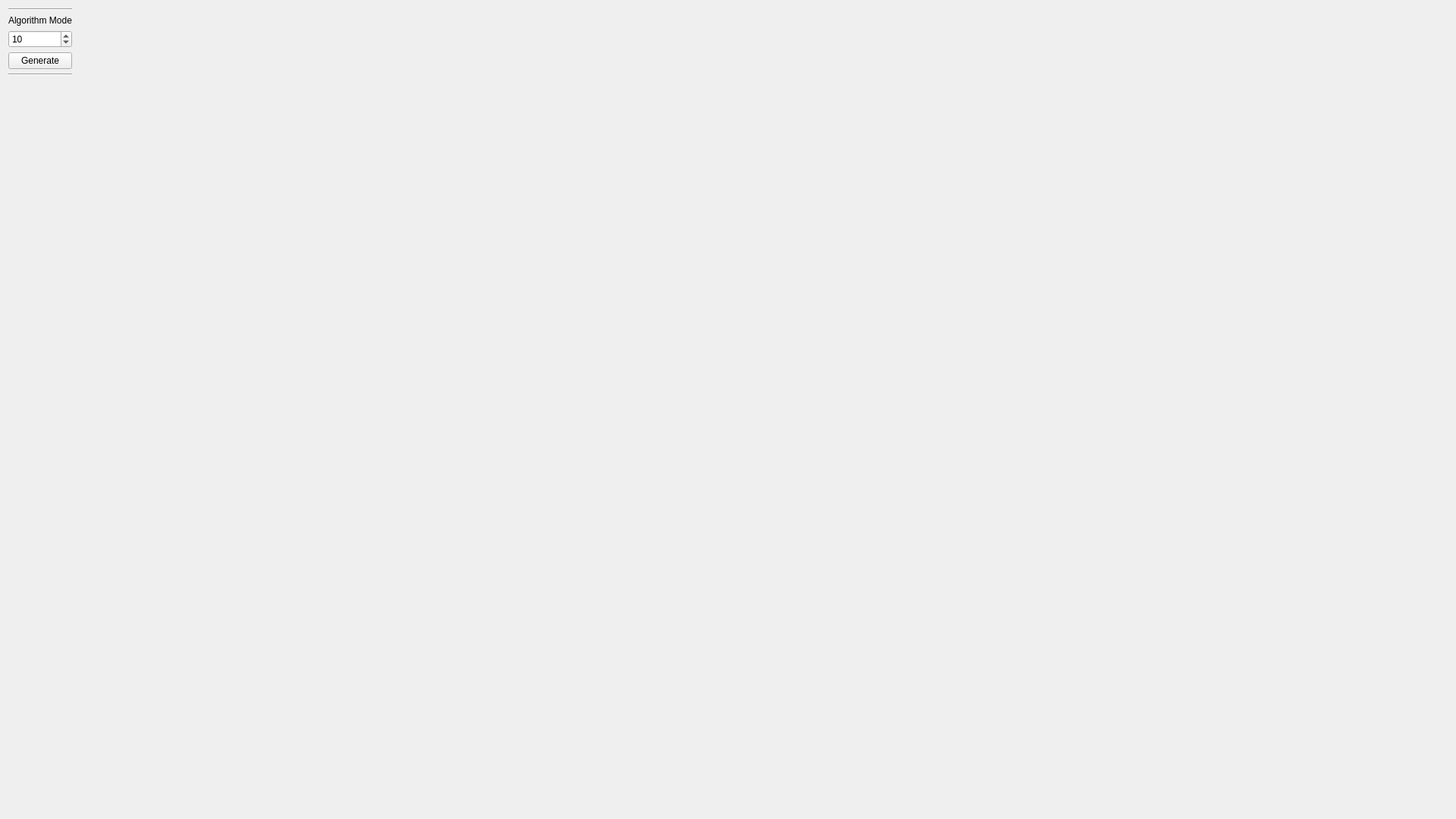
<?xml version="1.0" encoding="UTF-8"?>
<ui version="4.0">
 <class>MainWindowClass</class>
 <widget class="QMainWindow" name="MainWindowClass">
  <property name="geometry">
   <rect>
    <x>0</x>
    <y>0</y>
    <width>1920</width>
    <height>1080</height>
   </rect>
  </property>
  <property name="sizePolicy">
   <sizepolicy hsizetype="Preferred" vsizetype="Preferred">
    <horstretch>0</horstretch>
    <verstretch>0</verstretch>
   </sizepolicy>
  </property>
  <property name="windowTitle">
   <string>CompGeoTemplate</string>
  </property>
  <property name="locale">
   <locale language="German" country="Germany"/>
  </property>
  <widget class="QWidget" name="centralWidget">
   <layout class="QHBoxLayout" name="horizontalLayout_2">
    <item>
     <layout class="QVBoxLayout" name="verticalLayout">
      <item>
       <widget class="Line" name="line_2">
        <property name="lineWidth">
         <number>1</number>
        </property>
        <property name="orientation">
         <enum>Qt::Horizontal</enum>
        </property>
       </widget>
      </item>
      <item>
       <widget class="QLabel" name="label">
        <property name="text">
         <string>Algorithm Mode</string>
        </property>
       </widget>
      </item>
      <item>
       <widget class="QSpinBox" name="spinBox">
        <property name="maximum">
         <number>10000</number>
        </property>
        <property name="minimum">
         <number>0</number>
        </property>
        <property name="value">
         <number>10</number>
        </property>
       </widget>
      </item>
      <item>
       <widget class="QPushButton" name="pushButton">
        <property name="text">
         <string>Generate</string>
        </property>
       </widget>
      </item>
      <item>
       <widget class="Line" name="line_3">
        <property name="lineWidth">
         <number>1</number>
        </property>
        <property name="orientation">
         <enum>Qt::Horizontal</enum>
        </property>
       </widget>
      </item>
      <item>
       <spacer name="verticalSpacer">
        <property name="orientation">
         <enum>Qt::Vertical</enum>
        </property>
        <property name="sizeHint" stdset="0">
         <size>
          <width>20</width>
          <height>40</height>
         </size>
        </property>
       </spacer>
      </item>
     </layout>
    </item>
    <item>
     <widget class="GLWidget" name="glwidget" native="true">
      <property name="sizePolicy">
       <sizepolicy hsizetype="Expanding" vsizetype="Expanding">
        <horstretch>0</horstretch>
        <verstretch>0</verstretch>
       </sizepolicy>
      </property>
      <property name="minimumSize">
       <size>
        <width>0</width>
        <height>0</height>
       </size>
      </property>
      <layout class="QHBoxLayout" name="horizontalLayout"/>
     </widget>
    </item>


    <item>
     <widget class="GLWidget" name="treewidget" native="true">
      <property name="sizePolicy">
       <sizepolicy hsizetype="Expanding" vsizetype="Expanding">
        <horstretch>0</horstretch>
        <verstretch>0</verstretch>
       </sizepolicy>
      </property>
      <property name="minimumSize">
       <size>
        <width>0</width>
        <height>0</height>
       </size>
      </property>
      <layout class="QHBoxLayout" name="horizontalLayout"/>
     </widget>
    </item>
   </layout>
  </widget>
 </widget>
 <layoutdefault spacing="6" margin="11"/>
 <customwidgets>
  <customwidget>
   <class>GLWidget</class>
   <extends>QWidget</extends>
   <header>glwidget.h</header>
   <container>1</container>
  </customwidget>
 </customwidgets>
 <resources/>
 <connections/>
</ui>
